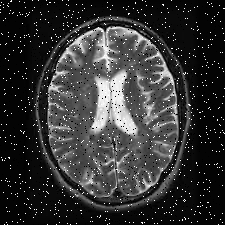
%> input picture AtividadeGrupal4/imagens/mricerebro2.jpg, 225 x 225 px
$ octave main.m   (GNU Octave 9; MATLAB toolbox functions it lacks are replaced by stand-ins)
%> lines starting %> are read from the running program, lines starting %| are printed output that depends on the picture; in (x1, y1, x2, y2) boxes, pixels count from 0 and x2, y2 are one past the last pixel; in counts of white or black regions, pixels touching at a corner belong together; the program's own positions count from 1
close all
clear all
clc

pkg load image

img = imread('imagens/mricerebro2.jpg');
%> img is the input picture: size 225x225 uint8; min 0, max 255, mean 51.9
s = size(img)
%> s = [225 225]

if numel(s) > 2
    img = rgb2gray(img);
endif

figure;
imshow(img), title('Imagem original')

% Suaviza e realça a imagem original
img_suavizada = medfilt2(img, [3, 3]);
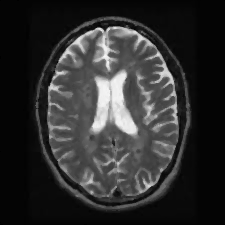
%> img_suavizada: size 225x225 uint8; min 0, max 245, mean 47.6
img_realcada = imadjust(img_suavizada);
figure;
subplot(1, 3, 1);
imshow(img_realcada), title("Imagem realçada");
subplot(1, 3, 2);
imshow(img_suavizada), title("Imagem suavizada");

% Convente a imagem para uma imagem binária
thresh_otimo = graythresh(img_realcada);
%> thresh_otimo = 0.231
disp(thresh_otimo);
%| 0.2314
img_binaria = im2bw(img_realcada, 0.5);
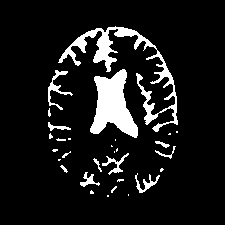
%> img_binaria: size 225x225 logical; 9.9% white; 30 white regions (17 under 20 px), largest, box (x1, y1, x2, y2) and area: (58, 26, 178, 132) 2056, (90, 69, 138, 138) 1845, (48, 70, 73, 110) 239
subplot(1, 3, 3);
imshow(img_binaria);

se_detalhe = strel('square', 1); % mantem detalhes e bordas
se_ruido = strel('disk', 1, 0); % Remove ruido pequeno e suaviza os contornos
se_fech = strel('disk', 1, 0); % fecha buracos maiores
se_grad = strel('diamond', 1); % realca bordas finas

% Aplica as operações morfológicas na imagem usando o elemento estruturante
imagem_dilatada = imdilate(img_binaria, se_detalhe);
imagem_erodida = imerode(img_binaria, se_detalhe);
imagem_aberta = imopen(img_binaria, se_ruido);
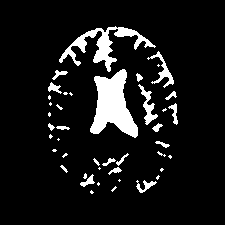
%> imagem_aberta: size 225x225 logical; 9.1% white; 42 white regions (22 under 20 px), largest, box (x1, y1, x2, y2) and area: (90, 69, 138, 138) 1843, (59, 26, 156, 72) 1180, (138, 84, 158, 125) 262
imagem_fechada = imclose(img_binaria, se_fech);
%> imagem_fechada: size 225x225 logical; 9.9% white; 29 white regions (16 under 20 px), largest, box (x1, y1, x2, y2) and area: (58, 26, 178, 132) 2066, (90, 69, 138, 138) 1846, (48, 70, 73, 110) 240

grad = imdilate(img_binaria, se_grad) - imerode(img_binaria, se_grad);
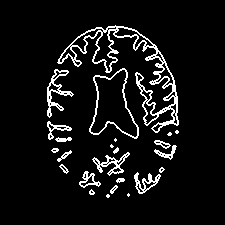
%> grad: size 225x225 double; values 0 (black) and 1 (white), 7.5% white in thin lines or dots, all inside (x1, y1, x2, y2) = (47, 25, 179, 198)

figure;
subplot(2,3,1), imshow(img_binaria), title('Binária');
subplot(2,3,2), imshow(imagem_dilatada), title('Dilatação');
subplot(2,3,3), imshow(imagem_erodida), title('Erosão');
subplot(2,3,4), imshow(imagem_aberta), title('Abertura');
subplot(2,3,5), imshow(imagem_fechada), title('Fechamento');
subplot(2,3,6), imshow(grad), title('Gradiente');

area_total = sum(img_binaria(:));
%> area_total = 4999
[labels, num_objetos] = bwlabel(imagem_aberta);
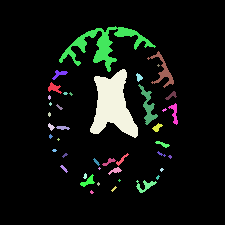
%> labels: size 225x225 double; 43 distinct labels, from 0 to 42; one colour per label, 0 black
%> num_objetos = 42
props = regionprops(labels, 'Area');
%> props = 42 regions; largest, Area: 1843, 1180, 262, 251, 110
areas = [props.Area];
%> areas = 42 values, max 1843 at index 19, min 5 at index 11, mean 110
area_media = mean(areas);
%> area_media = 110
area_maxima = max(areas);
%> area_maxima = 1843

area_antes = sum(img_binaria(:));
%> area_antes = 4999
area_depois = sum(imagem_aberta(:));
%> area_depois = 4619
diferenca = area_depois - area_antes;
%> diferenca = -380

fprintf('Esses resultados serão salvos para o arquivo relatorio_morfologia.txt!')
fprintf('Área total: %d pixels\n', area_total);
%| Esses resultados serão salvos para o arquivo relatorio_morfologia.txt!Área total: 4999 pixels
fprintf('Número de estruturas: %d\n', num_objetos);
%| Número de estruturas: 42
fprintf('Área média: %.1f pixels\n', area_media);
%| Área média: 110.0 pixels
fprintf('Maior área: %d pixels\n', area_maxima);
%| Maior área: 1843 pixels
fprintf('Diferença de área (depois - antes): %d pixels\n', diferenca);
%| Diferença de área (depois - antes): -380 pixels

figure;
valores = [area_antes, area_depois, diferenca];
%> valores = [4999 4619 -380]
nomes = {'Antes', 'Depois', 'Diferença'};
bar(valores);
set(gca, 'XTickLabel', nomes);
title('Comparação de Áreas');
ylabel('Pixels');
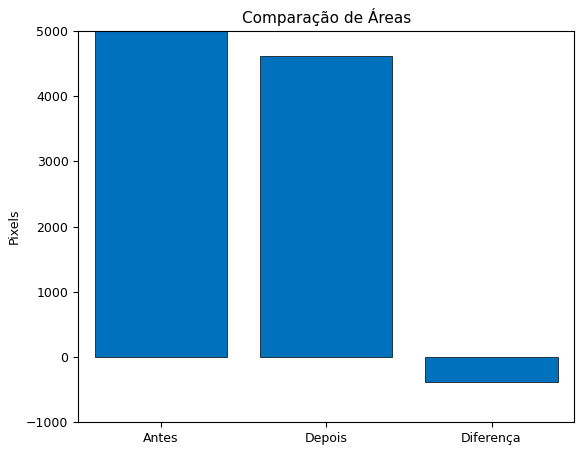
%> figure redrawn from the program's plot data; tallest bar 4999 high, from x = 0.6 to 1.4

figure;
hist(areas, 20);
title('Distribuição de Tamanhos das Estruturas');
xlabel('Área (pixels)');
ylabel('Frequência');
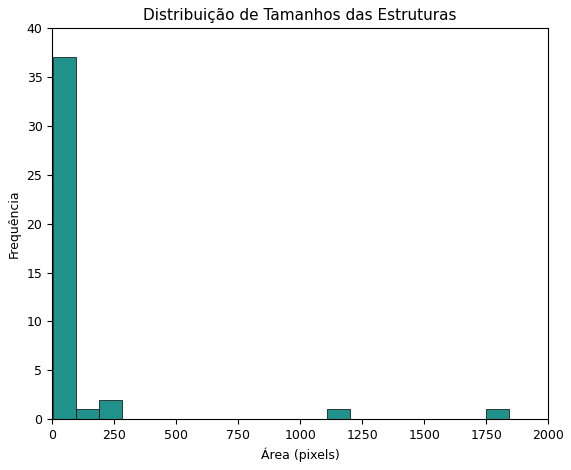
%> figure redrawn from the program's plot data; tallest bar 37 high, from x = 5 to 96.9

fid = fopen('relatorio_morfologia.txt', 'w');
fprintf(fid, 'Imagem: mricerebro2.jpg\n');
fprintf(fid, 'Data: %s\n\n', datestr(now));
fprintf(fid, 'Área total: %d pixels\n', area_total);
fprintf(fid, 'Número de estruturas: %d\n', num_objetos);
fprintf(fid, 'Área média: %.1f pixels\n', area_media);
fprintf(fid, 'Maior área: %d pixels\n', area_maxima);
fprintf(fid, 'Diferença de área: %d pixels\n', diferenca);
fclose(fid);

$ run again, with AtividadeGrupal4/imagens/mricerebro1.jpg copied over AtividadeGrupal4/imagens/mricerebro2.jpg
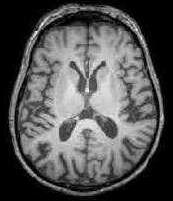
%> input picture AtividadeGrupal4/imagens/mricerebro1.jpg, 173 x 201 px
%> img is the input picture: size 201x173x3 uint8; min 0, max 255, mean 84.1
%> img: size 201x173 uint8
%> thresh_otimo = 0.38
%| 0.3804
%> img_binaria: size 201x173 logical; 42.6% white; 20 white regions (10 under 20 px), largest, box (x1, y1, x2, y2) and area: (21, 26, 156, 182) 12567, (103, 6, 164, 154) 671, (10, 6, 67, 136) 602
%> imagem_aberta: size 201x173 logical; 42% white; 20 white regions (7 under 20 px), largest, box (x1, y1, x2, y2) and area: (21, 26, 156, 182) 12542, (25, 75, 48, 104) 384, (103, 6, 148, 52) 308
%> imagem_fechada: size 201x173 logical; 43.2% white; 16 white regions (8 under 20 px), largest, box (x1, y1, x2, y2) and area: (21, 26, 156, 182) 13144, (103, 6, 164, 157) 683, (10, 6, 67, 136) 615
%> grad: size 201x173 double; values 0 (black) and 1 (white), 15.8% white in thin lines or dots, all inside (x1, y1, x2, y2) = (9, 5, 165, 195)
%> area_total = 14815
%> `[labels, num_objetos] = bwlabel(imagem_aberta);`:
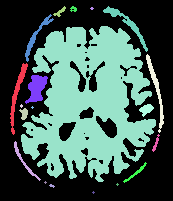
%> labels: size 201x173 double; 21 distinct labels, from 0 to 20; one colour per label, 0 black
%> num_objetos = 20
%> props = 20 regions; largest, Area: 12542, 384, 308, 308, 294
%> areas = 20 values, max 12542 at index 5, min 5 at index 8, mean 730.7
%> area_media = 730.7
%> area_maxima = 12542
%> area_antes = 14815
%> area_depois = 14614
%> diferenca = -201
%| Esses resultados serão salvos para o arquivo relatorio_morfologia.txt!Área total: 14815 pixels
%| Número de estruturas: 20
%| Área média: 730.7 pixels
%| Maior área: 12542 pixels
%| Diferença de área (depois - antes): -201 pixels
%> valores = [14815 14614 -201]
%> `ylabel('Frequência');`:
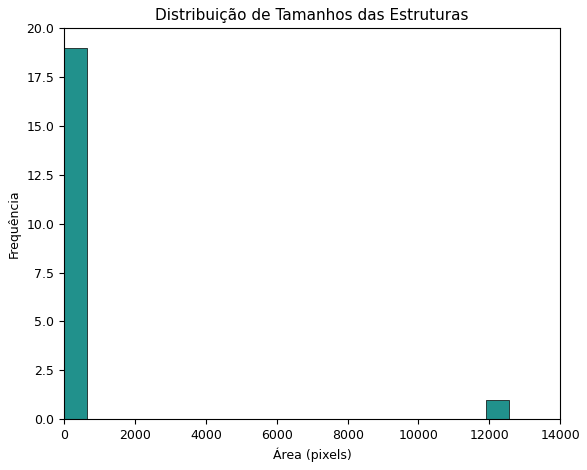
%> figure redrawn from the program's plot data; tallest bar 19 high, from x = 5 to 631.8

$ run again, with AtividadeGrupal4/imagens/toraxN01.jpg copied over AtividadeGrupal4/imagens/mricerebro2.jpg
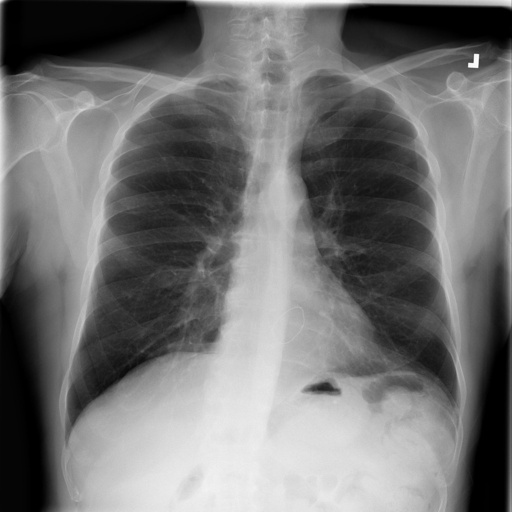
%> input picture AtividadeGrupal4/imagens/toraxN01.jpg, 512 x 512 px
%> img is the input picture: size 512x512x3 uint8; min 0, max 255, mean 114.7
%> img: size 512x512 uint8
%> thresh_otimo = 0.475
%| 0.4745
%> img_binaria: size 512x512 logical; 51.1% white; 12 black regions (3 under 20 px), largest, box (x1, y1, x2, y2) and area: (65, 89, 249, 444) 35024, (290, 69, 459, 414) 33462, (0, 0, 232, 123) 17280
%> imagem_aberta: size 512x512 logical; 51% white; 10 black regions (2 under 20 px), largest, box (x1, y1, x2, y2) and area: (65, 81, 249, 444) 35366, (290, 69, 459, 414) 33492, (0, 0, 232, 123) 17304
%> imagem_fechada: size 512x512 logical; 51.1% white; 12 black regions (3 under 20 px), largest, box (x1, y1, x2, y2) and area: (65, 89, 249, 442) 35009, (290, 69, 459, 414) 33451, (0, 0, 232, 123) 17271
%> grad: size 512x512 double; values 0 (black) and 1 (white), 3.1% white in thin lines or dots
%> area_total = 133859
%> `[labels, num_objetos] = bwlabel(imagem_aberta);`:
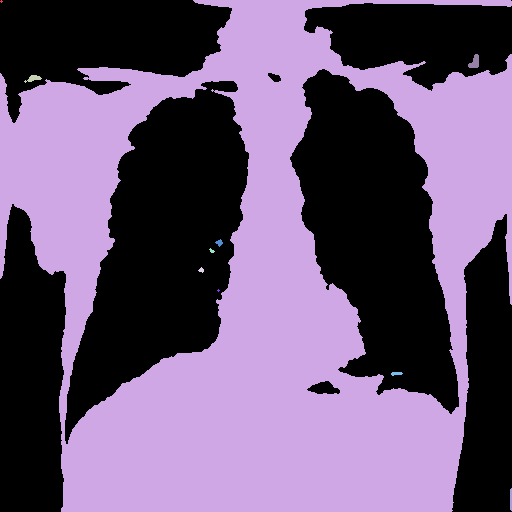
%> labels: size 512x512 double; 11 distinct labels, from 0 to 10; one colour per label, 0 black
%> num_objetos = 10
%> props = 10 regions; largest, Area: 133407, 101, 70, 44, 35
%> areas = [5 133407 70 21 16 34 5 35 101 44]
%> area_media = 13373.8
%> area_maxima = 133407
%> area_antes = 133859
%> area_depois = 133738
%> diferenca = -121
%| Esses resultados serão salvos para o arquivo relatorio_morfologia.txt!Área total: 133859 pixels
%| Número de estruturas: 10
%| Área média: 13373.8 pixels
%| Maior área: 133407 pixels
%| Diferença de área (depois - antes): -121 pixels
%> valores = [133859 133738 -121]
%> `ylabel('Frequência');`:
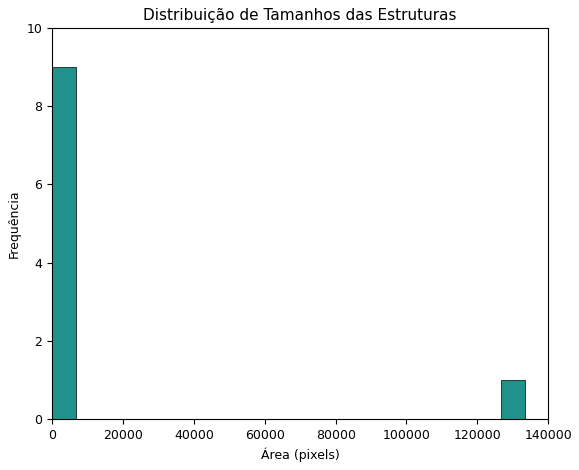
%> figure redrawn from the program's plot data; tallest bar 9 high, from x = 5 to 6675.1

$ run again, with AtividadeGrupal4/imagens/toraxN02.jpg copied over AtividadeGrupal4/imagens/mricerebro2.jpg
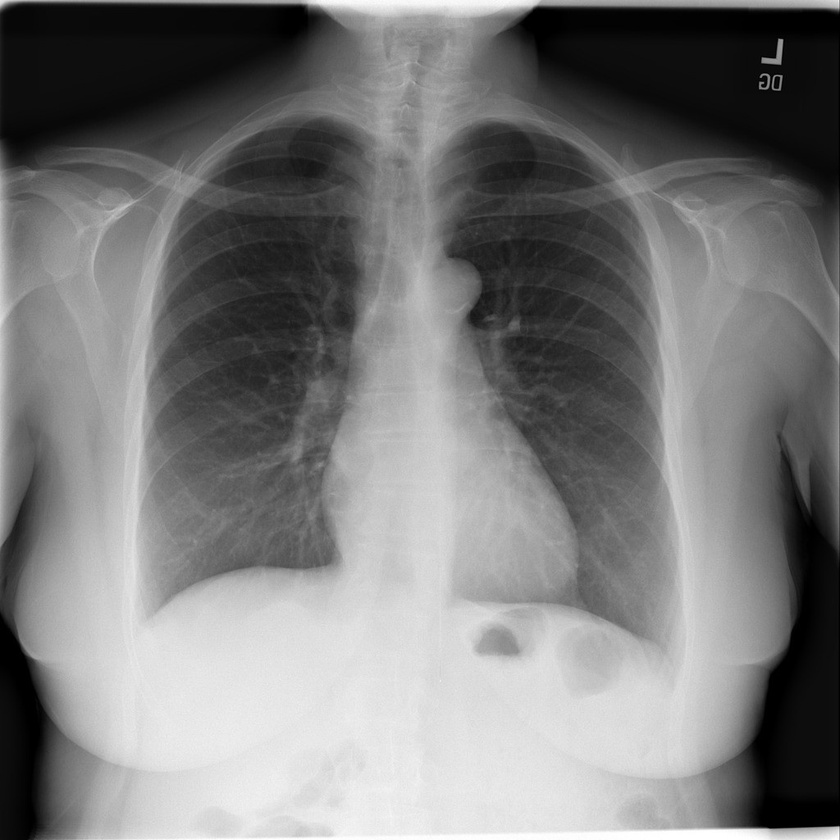
%> input picture AtividadeGrupal4/imagens/toraxN02.jpg, 840 x 840 px, shrunk from 1024 x 1024 before the run
%> img is the input picture: size 840x840x3 uint8; min 0, max 255, mean 122.4
%> img: size 840x840 uint8
%> thresh_otimo = 0.502
%| 0.5020
%> img_binaria: size 840x840 logical; 53% white; 40 black regions (31 under 20 px), largest, box (x1, y1, x2, y2) and area: (0, 2, 383, 580) 134224, (434, 5, 840, 628) 133791, (711, 299, 840, 829) 42674
%> imagem_aberta: size 840x840 logical; 53% white; 28 black regions (20 under 20 px), largest, box (x1, y1, x2, y2) and area: (0, 2, 383, 580) 134429, (434, 5, 840, 628) 133979, (711, 299, 840, 829) 42770
%> imagem_fechada: size 840x840 logical; 53.1% white; 19 black regions (8 under 20 px), largest, box (x1, y1, x2, y2) and area: (0, 2, 378, 580) 133731, (434, 5, 840, 628) 133729, (711, 299, 840, 829) 42660
%> grad: size 840x840 double; values 0 (black) and 1 (white), 2% white in thin lines or dots
%> area_total = 374272
%> labels: size 840x840 double; 17 distinct labels, from 0 to 16
%> num_objetos = 16
%> props = 16 regions; largest, Area: 372996, 291, 180, 146, 81
%> areas = [372996 5 5 11 5 5 5 146 81 28 5 8 14 5 180 291]
%> area_media = 23361.9
%> area_maxima = 372996
%> area_antes = 374272
%> area_depois = 373790
%> diferenca = -482
%| Esses resultados serão salvos para o arquivo relatorio_morfologia.txt!Área total: 374272 pixels
%| Número de estruturas: 16
%| Área média: 23361.9 pixels
%| Maior área: 372996 pixels
%| Diferença de área (depois - antes): -482 pixels
%> valores = [374272 373790 -482]
%> `ylabel('Frequência');`:
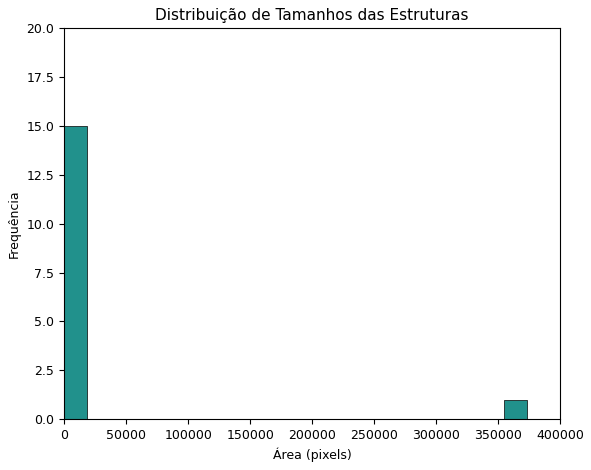
%> figure redrawn from the program's plot data; tallest bar 15 high, from x = 5 to 18654.5
